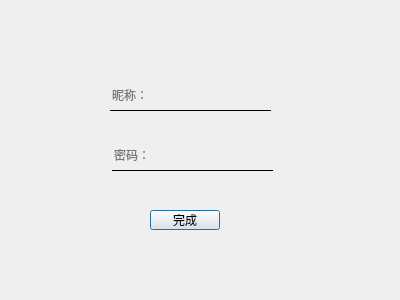
<?xml version="1.0" encoding="UTF-8"?>
<ui version="4.0">
 <class>Newreader</class>
 <widget class="QDialog" name="Newreader">
  <property name="geometry">
   <rect>
    <x>0</x>
    <y>0</y>
    <width>400</width>
    <height>300</height>
   </rect>
  </property>
  <property name="windowTitle">
   <string>新用户注册</string>
  </property>
  <widget class="QPushButton" name="pushButton_2">
   <property name="geometry">
    <rect>
     <x>150</x>
     <y>210</y>
     <width>70</width>
     <height>20</height>
    </rect>
   </property>
   <property name="minimumSize">
    <size>
     <width>70</width>
     <height>20</height>
    </size>
   </property>
   <property name="text">
    <string>完成</string>
   </property>
  </widget>
  <widget class="QLineEdit" name="lineEdit">
   <property name="geometry">
    <rect>
     <x>112</x>
     <y>140</y>
     <width>161</width>
     <height>31</height>
    </rect>
   </property>
   <property name="styleSheet">
    <string notr="true">QLineEdit{
	background-color:rgba(255,255,255,0);
	border:none;
	border-bottom:1px solid black;}</string>
   </property>
   <property name="echoMode">
    <enum>QLineEdit::EchoMode::Password</enum>
   </property>
   <property name="placeholderText">
    <string>密码：</string>
   </property>
  </widget>
  <widget class="QLineEdit" name="lineEdit_2">
   <property name="geometry">
    <rect>
     <x>110</x>
     <y>80</y>
     <width>161</width>
     <height>31</height>
    </rect>
   </property>
   <property name="styleSheet">
    <string notr="true">QLineEdit{
	background-color:rgba(255,255,255,0);
	border:none;
	border-bottom:1px solid black;}</string>
   </property>
   <property name="echoMode">
    <enum>QLineEdit::EchoMode::Normal</enum>
   </property>
   <property name="placeholderText">
    <string>昵称：</string>
   </property>
  </widget>
 </widget>
 <resources/>
 <connections/>
</ui>
